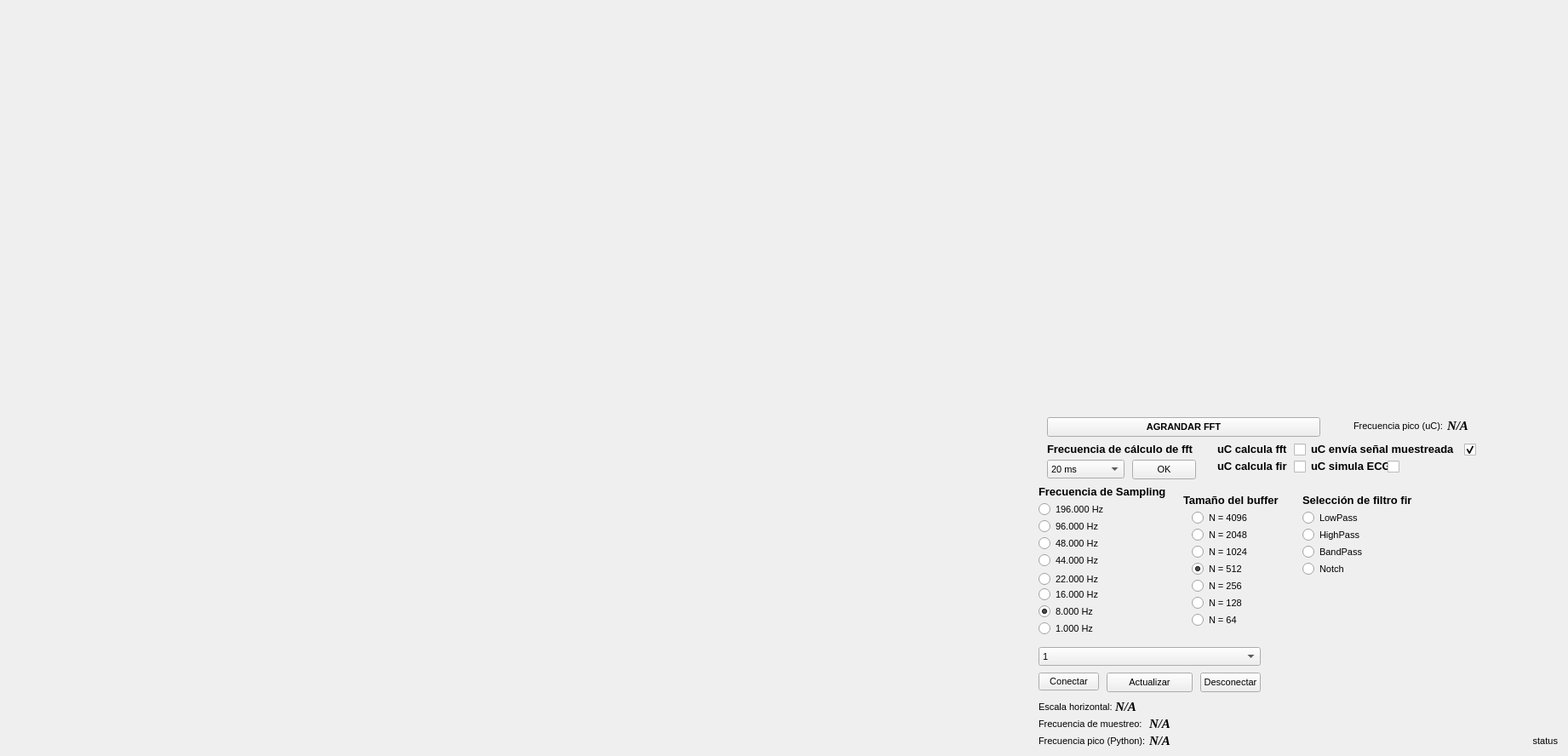
<?xml version="1.0" encoding="UTF-8"?>
<ui version="4.0">
 <class>MainWindow</class>
 <widget class="QMainWindow" name="MainWindow">
  <property name="geometry">
   <rect>
    <x>0</x>
    <y>0</y>
    <width>1842</width>
    <height>888</height>
   </rect>
  </property>
  <property name="font">
   <font>
    <pointsize>8</pointsize>
   </font>
  </property>
  <property name="windowTitle">
   <string>Osciloscopio virtual</string>
  </property>
  <widget class="QWidget" name="centralwidget">
   <widget class="QWidget" name="ScopeWidget" native="true">
    <property name="geometry">
     <rect>
      <x>10</x>
      <y>0</y>
      <width>1201</width>
      <height>871</height>
     </rect>
    </property>
   </widget>
   <widget class="QLabel" name="label_sampling_frequency">
    <property name="enabled">
     <bool>true</bool>
    </property>
    <property name="geometry">
     <rect>
      <x>1350</x>
      <y>840</y>
      <width>161</width>
      <height>21</height>
     </rect>
    </property>
    <property name="font">
     <font>
      <family>Times New Roman</family>
      <pointsize>11</pointsize>
      <weight>75</weight>
      <italic>true</italic>
      <bold>true</bold>
     </font>
    </property>
    <property name="text">
     <string>&lt;html&gt;&lt;head/&gt;&lt;body&gt;&lt;p&gt;&lt;span style=&quot; font-size:11pt; font-weight:800;&quot;&gt;N/A&lt;/span&gt;&lt;/p&gt;&lt;/body&gt;&lt;/html&gt;</string>
    </property>
    <property name="textFormat">
     <enum>Qt::AutoText</enum>
    </property>
    <property name="scaledContents">
     <bool>false</bool>
    </property>
   </widget>
   <widget class="QComboBox" name="ports_list">
    <property name="geometry">
     <rect>
      <x>1220</x>
      <y>760</y>
      <width>261</width>
      <height>22</height>
     </rect>
    </property>
    <item>
     <property name="text">
      <string>1</string>
     </property>
    </item>
    <item>
     <property name="text">
      <string>2</string>
     </property>
    </item>
   </widget>
   <widget class="QPushButton" name="connect_port_button">
    <property name="geometry">
     <rect>
      <x>1220</x>
      <y>790</y>
      <width>71</width>
      <height>21</height>
     </rect>
    </property>
    <property name="text">
     <string>Conectar</string>
    </property>
    <property name="autoDefault">
     <bool>false</bool>
    </property>
    <property name="default">
     <bool>false</bool>
    </property>
    <property name="flat">
     <bool>false</bool>
    </property>
   </widget>
   <widget class="QPushButton" name="disconnect_port_button">
    <property name="geometry">
     <rect>
      <x>1410</x>
      <y>790</y>
      <width>71</width>
      <height>23</height>
     </rect>
    </property>
    <property name="text">
     <string>Desconectar</string>
    </property>
   </widget>
   <widget class="QLabel" name="label_horizontal_scale">
    <property name="geometry">
     <rect>
      <x>1310</x>
      <y>820</y>
      <width>181</width>
      <height>20</height>
     </rect>
    </property>
    <property name="font">
     <font>
      <family>Times New Roman</family>
      <pointsize>11</pointsize>
      <weight>75</weight>
      <italic>true</italic>
      <bold>true</bold>
     </font>
    </property>
    <property name="text">
     <string>&lt;html&gt;&lt;head/&gt;&lt;body&gt;&lt;p&gt;&lt;span style=&quot; font-weight:600;&quot;&gt;N/A&lt;/span&gt;&lt;/p&gt;&lt;/body&gt;&lt;/html&gt;</string>
    </property>
    <property name="textFormat">
     <enum>Qt::RichText</enum>
    </property>
   </widget>
   <widget class="QLabel" name="label_status">
    <property name="geometry">
     <rect>
      <x>1240</x>
      <y>860</y>
      <width>591</width>
      <height>20</height>
     </rect>
    </property>
    <property name="layoutDirection">
     <enum>Qt::RightToLeft</enum>
    </property>
    <property name="text">
     <string>status</string>
    </property>
    <property name="alignment">
     <set>Qt::AlignRight|Qt::AlignTrailing|Qt::AlignVCenter</set>
    </property>
    <property name="indent">
     <number>1</number>
    </property>
   </widget>
   <widget class="QWidget" name="fft_widget" native="true">
    <property name="geometry">
     <rect>
      <x>1230</x>
      <y>0</y>
      <width>591</width>
      <height>481</height>
     </rect>
    </property>
   </widget>
   <widget class="QLabel" name="label">
    <property name="geometry">
     <rect>
      <x>1220</x>
      <y>820</y>
      <width>91</width>
      <height>21</height>
     </rect>
    </property>
    <property name="text">
     <string>&lt;html&gt;&lt;head/&gt;&lt;body&gt;&lt;p&gt;Escala horizontal:&lt;/p&gt;&lt;/body&gt;&lt;/html&gt;</string>
    </property>
   </widget>
   <widget class="QLabel" name="label_2">
    <property name="geometry">
     <rect>
      <x>1220</x>
      <y>840</y>
      <width>131</width>
      <height>21</height>
     </rect>
    </property>
    <property name="text">
     <string>Frecuencia de muestreo:</string>
    </property>
   </widget>
   <widget class="QWidget" name="fs_widget" native="true">
    <property name="geometry">
     <rect>
      <x>1220</x>
      <y>570</y>
      <width>171</width>
      <height>181</height>
     </rect>
    </property>
    <widget class="QRadioButton" name="FS_RadioButton_44k">
     <property name="geometry">
      <rect>
       <x>0</x>
       <y>80</y>
       <width>82</width>
       <height>17</height>
      </rect>
     </property>
     <property name="text">
      <string>44.000 Hz</string>
     </property>
    </widget>
    <widget class="QRadioButton" name="FS_RadioButton_22k">
     <property name="geometry">
      <rect>
       <x>0</x>
       <y>100</y>
       <width>81</width>
       <height>20</height>
      </rect>
     </property>
     <property name="text">
      <string>22.000 Hz</string>
     </property>
    </widget>
    <widget class="QRadioButton" name="FS_RadioButton_8k">
     <property name="geometry">
      <rect>
       <x>0</x>
       <y>140</y>
       <width>82</width>
       <height>17</height>
      </rect>
     </property>
     <property name="text">
      <string>8.000 Hz</string>
     </property>
     <property name="checked">
      <bool>true</bool>
     </property>
    </widget>
    <widget class="QRadioButton" name="FS_RadioButton_48k">
     <property name="geometry">
      <rect>
       <x>0</x>
       <y>60</y>
       <width>82</width>
       <height>17</height>
      </rect>
     </property>
     <property name="text">
      <string>48.000 Hz</string>
     </property>
    </widget>
    <widget class="QRadioButton" name="FS_RadioButton_16k">
     <property name="geometry">
      <rect>
       <x>0</x>
       <y>120</y>
       <width>82</width>
       <height>17</height>
      </rect>
     </property>
     <property name="text">
      <string>16.000 Hz</string>
     </property>
    </widget>
    <widget class="QLabel" name="label_3">
     <property name="geometry">
      <rect>
       <x>0</x>
       <y>0</y>
       <width>151</width>
       <height>16</height>
      </rect>
     </property>
     <property name="text">
      <string>&lt;html&gt;&lt;head/&gt;&lt;body&gt;&lt;p&gt;&lt;span style=&quot; font-size:10pt; font-weight:600;&quot;&gt;Frecuencia de Sampling&lt;/span&gt;&lt;/p&gt;&lt;/body&gt;&lt;/html&gt;</string>
     </property>
    </widget>
    <widget class="QRadioButton" name="FS_RadioButton_96k">
     <property name="geometry">
      <rect>
       <x>0</x>
       <y>40</y>
       <width>82</width>
       <height>17</height>
      </rect>
     </property>
     <property name="text">
      <string>96.000 Hz</string>
     </property>
    </widget>
    <widget class="QRadioButton" name="FS_RadioButton_196k">
     <property name="geometry">
      <rect>
       <x>0</x>
       <y>20</y>
       <width>82</width>
       <height>17</height>
      </rect>
     </property>
     <property name="text">
      <string>196.000 Hz</string>
     </property>
    </widget>
    <widget class="QRadioButton" name="FS_RadioButton_1k">
     <property name="geometry">
      <rect>
       <x>0</x>
       <y>160</y>
       <width>82</width>
       <height>17</height>
      </rect>
     </property>
     <property name="text">
      <string>1.000 Hz</string>
     </property>
    </widget>
   </widget>
   <widget class="QWidget" name="bs_widget" native="true">
    <property name="geometry">
     <rect>
      <x>1390</x>
      <y>570</y>
      <width>131</width>
      <height>181</height>
     </rect>
    </property>
    <widget class="QLabel" name="label_4">
     <property name="geometry">
      <rect>
       <x>0</x>
       <y>10</y>
       <width>151</width>
       <height>16</height>
      </rect>
     </property>
     <property name="text">
      <string>&lt;html&gt;&lt;head/&gt;&lt;body&gt;&lt;p&gt;&lt;span style=&quot; font-size:10pt; font-weight:600;&quot;&gt;Tamaño del buffer&lt;/span&gt;&lt;/p&gt;&lt;/body&gt;&lt;/html&gt;</string>
     </property>
    </widget>
    <widget class="QRadioButton" name="BS_RadioButton_4096">
     <property name="geometry">
      <rect>
       <x>10</x>
       <y>30</y>
       <width>82</width>
       <height>17</height>
      </rect>
     </property>
     <property name="text">
      <string>N = 4096</string>
     </property>
    </widget>
    <widget class="QRadioButton" name="BS_RadioButton_2048">
     <property name="geometry">
      <rect>
       <x>10</x>
       <y>50</y>
       <width>82</width>
       <height>17</height>
      </rect>
     </property>
     <property name="text">
      <string>N = 2048</string>
     </property>
    </widget>
    <widget class="QRadioButton" name="BS_RadioButton_1024">
     <property name="geometry">
      <rect>
       <x>10</x>
       <y>70</y>
       <width>82</width>
       <height>17</height>
      </rect>
     </property>
     <property name="text">
      <string>N = 1024</string>
     </property>
    </widget>
    <widget class="QRadioButton" name="BS_RadioButton_512">
     <property name="geometry">
      <rect>
       <x>10</x>
       <y>90</y>
       <width>82</width>
       <height>17</height>
      </rect>
     </property>
     <property name="text">
      <string>N = 512</string>
     </property>
     <property name="checked">
      <bool>true</bool>
     </property>
    </widget>
    <widget class="QRadioButton" name="BS_RadioButton_256">
     <property name="geometry">
      <rect>
       <x>10</x>
       <y>110</y>
       <width>82</width>
       <height>17</height>
      </rect>
     </property>
     <property name="text">
      <string>N = 256</string>
     </property>
    </widget>
    <widget class="QRadioButton" name="BS_RadioButton_128">
     <property name="geometry">
      <rect>
       <x>10</x>
       <y>130</y>
       <width>82</width>
       <height>17</height>
      </rect>
     </property>
     <property name="text">
      <string>N = 128</string>
     </property>
    </widget>
    <widget class="QRadioButton" name="BS_RadioButton_64">
     <property name="geometry">
      <rect>
       <x>10</x>
       <y>150</y>
       <width>82</width>
       <height>17</height>
      </rect>
     </property>
     <property name="text">
      <string>N = 64</string>
     </property>
    </widget>
   </widget>
   <widget class="QPushButton" name="update_port_button">
    <property name="geometry">
     <rect>
      <x>1300</x>
      <y>790</y>
      <width>101</width>
      <height>23</height>
     </rect>
    </property>
    <property name="text">
     <string>Actualizar</string>
    </property>
   </widget>
   <widget class="QWidget" name="fft_time_update_widget" native="true">
    <property name="geometry">
     <rect>
      <x>1230</x>
      <y>520</y>
      <width>191</width>
      <height>51</height>
     </rect>
    </property>
    <widget class="QLabel" name="label_6">
     <property name="geometry">
      <rect>
       <x>0</x>
       <y>0</y>
       <width>191</width>
       <height>16</height>
      </rect>
     </property>
     <property name="text">
      <string>&lt;html&gt;&lt;head/&gt;&lt;body&gt;&lt;p&gt;&lt;span style=&quot; font-size:10pt; font-weight:600;&quot;&gt;Frecuencia de cálculo de fft&lt;/span&gt;&lt;/p&gt;&lt;/body&gt;&lt;/html&gt;</string>
     </property>
    </widget>
    <widget class="QComboBox" name="fft_time_update_list">
     <property name="geometry">
      <rect>
       <x>0</x>
       <y>20</y>
       <width>91</width>
       <height>22</height>
      </rect>
     </property>
     <item>
      <property name="text">
       <string>20 ms</string>
      </property>
     </item>
     <item>
      <property name="text">
       <string>50 ms</string>
      </property>
     </item>
     <item>
      <property name="text">
       <string>100 ms</string>
      </property>
     </item>
     <item>
      <property name="text">
       <string>250 ms</string>
      </property>
     </item>
     <item>
      <property name="text">
       <string>500 ms</string>
      </property>
     </item>
    </widget>
    <widget class="QPushButton" name="fft_time_update_button">
     <property name="geometry">
      <rect>
       <x>100</x>
       <y>20</y>
       <width>75</width>
       <height>23</height>
      </rect>
     </property>
     <property name="text">
      <string>OK</string>
     </property>
    </widget>
   </widget>
   <widget class="QPushButton" name="enlarge_fft_button">
    <property name="geometry">
     <rect>
      <x>1230</x>
      <y>490</y>
      <width>321</width>
      <height>23</height>
     </rect>
    </property>
    <property name="font">
     <font>
      <weight>75</weight>
      <italic>false</italic>
      <bold>true</bold>
      <underline>false</underline>
      <strikeout>false</strikeout>
      <kerning>true</kerning>
     </font>
    </property>
    <property name="text">
     <string>AGRANDAR FFT</string>
    </property>
   </widget>
   <widget class="QLabel" name="label_freqcueny">
    <property name="geometry">
     <rect>
      <x>1700</x>
      <y>490</y>
      <width>101</width>
      <height>20</height>
     </rect>
    </property>
    <property name="font">
     <font>
      <family>Times New Roman</family>
      <pointsize>11</pointsize>
      <weight>75</weight>
      <italic>true</italic>
      <bold>true</bold>
     </font>
    </property>
    <property name="text">
     <string>&lt;html&gt;&lt;head/&gt;&lt;body&gt;&lt;p&gt;&lt;span style=&quot; font-size:11pt; font-weight:800;&quot;&gt;N/A&lt;/span&gt;&lt;/p&gt;&lt;/body&gt;&lt;/html&gt;</string>
    </property>
   </widget>
   <widget class="QCheckBox" name="checkBox_compute_fft">
    <property name="geometry">
     <rect>
      <x>1520</x>
      <y>520</y>
      <width>21</width>
      <height>17</height>
     </rect>
    </property>
    <property name="text">
     <string/>
    </property>
   </widget>
   <widget class="QLabel" name="label_7">
    <property name="geometry">
     <rect>
      <x>1430</x>
      <y>520</y>
      <width>91</width>
      <height>16</height>
     </rect>
    </property>
    <property name="text">
     <string>&lt;html&gt;&lt;head/&gt;&lt;body&gt;&lt;p&gt;&lt;span style=&quot; font-size:10pt; font-weight:600;&quot;&gt;uC calcula fft&lt;/span&gt;&lt;/p&gt;&lt;/body&gt;&lt;/html&gt;</string>
    </property>
   </widget>
   <widget class="QWidget" name="widget" native="true">
    <property name="geometry">
     <rect>
      <x>1520</x>
      <y>570</y>
      <width>151</width>
      <height>181</height>
     </rect>
    </property>
    <widget class="QRadioButton" name="FIR_RadioButton_LP">
     <property name="geometry">
      <rect>
       <x>10</x>
       <y>30</y>
       <width>82</width>
       <height>17</height>
      </rect>
     </property>
     <property name="text">
      <string>LowPass</string>
     </property>
     <property name="checked">
      <bool>false</bool>
     </property>
     <property name="autoRepeat">
      <bool>false</bool>
     </property>
    </widget>
    <widget class="QLabel" name="label_5">
     <property name="geometry">
      <rect>
       <x>10</x>
       <y>10</y>
       <width>151</width>
       <height>16</height>
      </rect>
     </property>
     <property name="text">
      <string>&lt;html&gt;&lt;head/&gt;&lt;body&gt;&lt;p&gt;&lt;span style=&quot; font-size:10pt; font-weight:600;&quot;&gt;Selección de filtro fir&lt;/span&gt;&lt;/p&gt;&lt;/body&gt;&lt;/html&gt;</string>
     </property>
    </widget>
    <widget class="QRadioButton" name="FIR_RadioButton_HP">
     <property name="geometry">
      <rect>
       <x>10</x>
       <y>50</y>
       <width>82</width>
       <height>17</height>
      </rect>
     </property>
     <property name="text">
      <string>HighPass</string>
     </property>
     <property name="checkable">
      <bool>true</bool>
     </property>
     <property name="checked">
      <bool>false</bool>
     </property>
    </widget>
    <widget class="QRadioButton" name="FIR_RadioButton_BP">
     <property name="geometry">
      <rect>
       <x>10</x>
       <y>70</y>
       <width>82</width>
       <height>17</height>
      </rect>
     </property>
     <property name="text">
      <string>BandPass</string>
     </property>
    </widget>
    <widget class="QRadioButton" name="FIR_RadioButton_N">
     <property name="geometry">
      <rect>
       <x>10</x>
       <y>90</y>
       <width>82</width>
       <height>17</height>
      </rect>
     </property>
     <property name="text">
      <string>Notch</string>
     </property>
    </widget>
   </widget>
   <widget class="QLabel" name="label_8">
    <property name="geometry">
     <rect>
      <x>1430</x>
      <y>540</y>
      <width>91</width>
      <height>16</height>
     </rect>
    </property>
    <property name="text">
     <string>&lt;html&gt;&lt;head/&gt;&lt;body&gt;&lt;p&gt;&lt;span style=&quot; font-size:10pt; font-weight:600;&quot;&gt;uC calcula fir&lt;/span&gt;&lt;/p&gt;&lt;/body&gt;&lt;/html&gt;</string>
    </property>
   </widget>
   <widget class="QCheckBox" name="checkBox_compute_fir">
    <property name="geometry">
     <rect>
      <x>1520</x>
      <y>540</y>
      <width>21</width>
      <height>17</height>
     </rect>
    </property>
    <property name="text">
     <string/>
    </property>
    <property name="tristate">
     <bool>false</bool>
    </property>
   </widget>
   <widget class="QLabel" name="label_9">
    <property name="geometry">
     <rect>
      <x>1220</x>
      <y>860</y>
      <width>131</width>
      <height>21</height>
     </rect>
    </property>
    <property name="text">
     <string>Frecuencia pico (Python):</string>
    </property>
   </widget>
   <widget class="QLabel" name="label_10">
    <property name="geometry">
     <rect>
      <x>1590</x>
      <y>490</y>
      <width>131</width>
      <height>21</height>
     </rect>
    </property>
    <property name="text">
     <string>Frecuencia pico (uC):</string>
    </property>
   </widget>
   <widget class="QLabel" name="label_freqcueny_python">
    <property name="geometry">
     <rect>
      <x>1350</x>
      <y>860</y>
      <width>101</width>
      <height>20</height>
     </rect>
    </property>
    <property name="font">
     <font>
      <family>Times New Roman</family>
      <pointsize>11</pointsize>
      <weight>75</weight>
      <italic>true</italic>
      <bold>true</bold>
     </font>
    </property>
    <property name="text">
     <string>&lt;html&gt;&lt;head/&gt;&lt;body&gt;&lt;p&gt;&lt;span style=&quot; font-size:11pt; font-weight:800;&quot;&gt;N/A&lt;/span&gt;&lt;/p&gt;&lt;/body&gt;&lt;/html&gt;</string>
    </property>
   </widget>
   <widget class="QLabel" name="label_11">
    <property name="geometry">
     <rect>
      <x>1540</x>
      <y>520</y>
      <width>181</width>
      <height>16</height>
     </rect>
    </property>
    <property name="text">
     <string>&lt;html&gt;&lt;head/&gt;&lt;body&gt;&lt;p&gt;&lt;span style=&quot; font-size:10pt; font-weight:600;&quot;&gt;uC envía señal muestreada&lt;/span&gt;&lt;/p&gt;&lt;/body&gt;&lt;/html&gt;</string>
    </property>
   </widget>
   <widget class="QCheckBox" name="checkBox_send">
    <property name="geometry">
     <rect>
      <x>1720</x>
      <y>520</y>
      <width>21</width>
      <height>17</height>
     </rect>
    </property>
    <property name="text">
     <string/>
    </property>
    <property name="checked">
     <bool>true</bool>
    </property>
   </widget>
   <widget class="QLabel" name="label_12">
    <property name="geometry">
     <rect>
      <x>1540</x>
      <y>540</y>
      <width>181</width>
      <height>16</height>
     </rect>
    </property>
    <property name="text">
     <string>&lt;html&gt;&lt;head/&gt;&lt;body&gt;&lt;p&gt;&lt;span style=&quot; font-size:10pt; font-weight:600;&quot;&gt;uC simula ECG&lt;/span&gt;&lt;/p&gt;&lt;/body&gt;&lt;/html&gt;</string>
    </property>
   </widget>
   <widget class="QCheckBox" name="checkBox_emulateECG">
    <property name="geometry">
     <rect>
      <x>1630</x>
      <y>540</y>
      <width>16</width>
      <height>17</height>
     </rect>
    </property>
    <property name="text">
     <string/>
    </property>
   </widget>
  </widget>
 </widget>
 <resources/>
 <connections/>
</ui>
